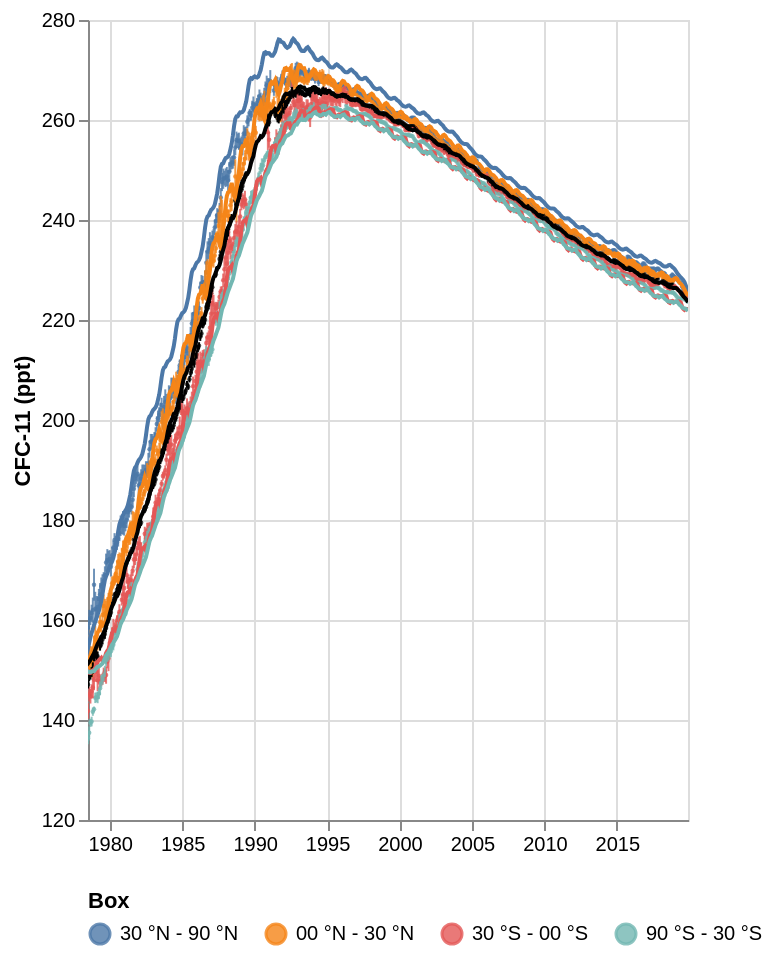

The cell this chart's notebook holds for it:
### Code cell
plot_mf(inv_mcmc_zero.outputs)

### Figure 1 — Vega-Lite specification as saved in the notebook (floating-point values rounded to 4 significant figures; data arrays with more than 128 entries replaced by an {"elided": "..."} marker saying what was removed)
{"config": {"view": {"continuousWidth": 300, "continuousHeight": 300}}, "layer": [{"data": {"name": "data-08e7f464cd833499834090ed8a2d432f"}, "mark": {"type": "point", "filled": true, "size": 5}, "encoding": {"color": {"field": "Box", "legend": {"orient": "bottom"}, "sort": ["30 °N - 90 °N", "00 °N - 30 °N", "30 °S - 00 °S", "90 °S - 30 °S"], "type": "nominal"}, "opacity": {"condition": {"param": "param_3", "value": 0.8}, "value": 0.1}, "tooltip": [{"field": "Box", "type": "nominal"}, {"field": "Date", "type": "temporal"}, {"field": "Obs", "type": "quantitative"}], "x": {"axis": {"title": null}, "field": "Date", "scale": {"domain": ["1978-07-02T00:00:00", "2019-12-01T00:00:00"]}, "type": "temporal"}, "y": {"field": "Obs", "scale": {"domain": [136.2, 270.4]}, "title": "CFC-11 (ppt)", "type": "quantitative"}}, "name": "view_2", "transform": [{"calculate": "datum.Obs-datum.Obs_uncertainty", "as": "ymin"}, {"calculate": "datum.Obs+datum.Obs_uncertainty", "as": "ymax"}]}, {"data": {"name": "data-f201267139c0357418a70594d0ce20eb"}, "mark": {"type": "point", "color": "black", "filled": true, "size": 5}, "encoding": {"tooltip": [{"field": "Box", "type": "nominal"}, {"field": "Date", "type": "temporal"}, {"field": "Obs", "type": "quantitative"}], "x": {"field": "Date", "type": "temporal"}, "y": {"field": "Obs", "type": "quantitative"}}, "transform": [{"calculate": "datum.Obs-datum.Obs_uncertainty", "as": "ymin"}, {"calculate": "datum.Obs+datum.Obs_uncertainty", "as": "ymax"}]}, {"data": {"name": "data-08e7f464cd833499834090ed8a2d432f"}, "mark": {"type": "errorbar"}, "encoding": {"color": {"field": "Box", "sort": ["30 °N - 90 °N", "00 °N - 30 °N", "30 °S - 00 °S", "90 °S - 30 °S"], "type": "nominal"}, "opacity": {"condition": {"param": "param_3", "value": 0.8}, "value": 0.1}, "x": {"field": "Date", "type": "temporal"}, "y": {"field": "ymin", "title": "", "type": "quantitative"}, "y2": {"field": "ymax"}}, "transform": [{"calculate": "datum.Obs-datum.Obs_uncertainty", "as": "ymin"}, {"calculate": "datum.Obs+datum.Obs_uncertainty", "as": "ymax"}]}, {"data": {"name": "data-f201267139c0357418a70594d0ce20eb"}, "mark": {"type": "errorbar", "color": "black"}, "encoding": {"x": {"field": "Date", "type": "temporal"}, "y": {"field": "ymin", "title": "", "type": "quantitative"}, "y2": {"field": "ymax"}}, "transform": [{"calculate": "datum.Obs-datum.Obs_uncertainty", "as": "ymin"}, {"calculate": "datum.Obs+datum.Obs_uncertainty", "as": "ymax"}]}, {"data": {"name": "data-08e7f464cd833499834090ed8a2d432f"}, "mark": {"type": "line", "strokeWidth": 2}, "encoding": {"color": {"field": "Box", "sort": ["30 °N - 90 °N", "00 °N - 30 °N", "30 °S - 00 °S", "90 °S - 30 °S"], "type": "nominal"}, "opacity": {"condition": {"param": "param_3", "value": 1}, "value": 0.1}, "x": {"field": "Date", "type": "temporal"}, "y": {"field": "Model", "title": "", "type": "quantitative"}}, "transform": [{"calculate": "datum.Obs-datum.Obs_uncertainty", "as": "ymin"}, {"calculate": "datum.Obs+datum.Obs_uncertainty", "as": "ymax"}]}, {"data": {"name": "data-f201267139c0357418a70594d0ce20eb"}, "mark": {"type": "line", "color": "black", "strokeWidth": 2}, "encoding": {"x": {"field": "Date", "type": "temporal"}, "y": {"field": "Model", "title": "", "type": "quantitative"}}, "transform": [{"calculate": "datum.Obs-datum.Obs_uncertainty", "as": "ymin"}, {"calculate": "datum.Obs+datum.Obs_uncertainty", "as": "ymax"}]}], "height": 400, "params": [{"name": "param_4", "select": {"type": "interval", "encodings": ["x", "y"]}, "bind": "scales", "views": ["view_2"]}, {"name": "param_3", "select": {"type": "point", "fields": ["Box"]}, "bind": "legend", "views": ["view_2"]}], "$schema": "https://vega.github.io/schema/vega-lite/v5.17.0.json", "datasets": {"data-08e7f464cd833499834090ed8a2d432f": {"elided": "2160 records"}, "data-f201267139c0357418a70594d0ce20eb": {"elided": "540 records"}}}
